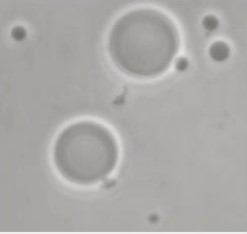
#> input picture Limiarização/teste3.jpg, 247 x 234 px
$ python otima.py
#> lines starting #> are read from the running program, lines starting #| are printed output that depends on the picture; after the words box and inside, x2 and y2 are one past the last pixel; in counts of white or black regions, pixels touching at a corner belong together
from multiprocessing.connection import wait
import statistics
from PIL import Image
import numpy as np
import matplotlib.pyplot as plt

im = Image.open('teste3.jpg','r').convert('L')

pixel = im.load()

largura, altura = im.size
#> largura = 247; altura = 234

histograma = np.zeros(256,dtype=np.float32)

for i in range(im.size[0]):
    for j in range(im.size[1]):
        k = pixel[i,j]
        histograma[k] = histograma[k] + 1
#> after the loop, histograma = 256 values, max 6328 at index 164, min 0 at index 0, mean 225.8
plt.bar(list(range(256)),histograma)
#plt.show()

count = 0
total = altura * largura
#> total = 57798
while count < 256:
    histograma[count] = histograma[count]/total
    count += 1
#> after the loop, count = 256; histograma = 256 values, max 0.109 at index 164, min 0 at index 0, mean 0.00391
melhorT = 0
t = 1
p = 1
while t < 256:
    count = 0
    p1 = 0
    p2 = 0
    intensidade1 = 0
    intensidade2 = 0
    while count < t:
        p1 += histograma[count]
        intensidade1 += histograma[count]*count
        count += 1
    while count < 256:
        p2 += histograma[count]
        intensidade2 += histograma[count]*count
        count += 1
    if p1 != 0:
        m1 = (1/p1)*intensidade1
        if p2 != 0:
            m2 = (1/p2)*intensidade2
            mg = intensidade2 + intensidade1
            variancia = p1*pow((m1-mg),2) + p2*pow((m2-mg),2)
            if melhorT < variancia:
                melhorT = variancia
                p = t
    t += 1
#> after the loop, melhorT = 75.88; p = 184; t = 256

saida = Image.new('L', (largura,altura),color="black")
#> saida: PIL image 247x234 L; every value is 0
pixel2 = saida.load()
for i in range(im.size[0]):
    for j in range(im.size[1]):
        if pixel[i,j] <= p:
            pixel2[i,j] = 0
        else:
            pixel2[i,j] = 255
saida.save('limiarização.jpg')
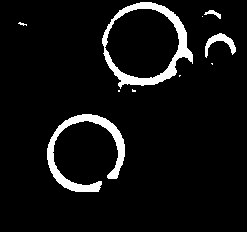
#> saved as limiarização.jpg: PIL image 247x234 L; 7.2% white; 11 white regions (6 under 20 px), largest, box (x1, y1, x2, y2) and area: (102, 2, 193, 89) 1742, (47, 114, 125, 192) 1566, (0, 232, 247, 234) 494, (205, 33, 236, 58) 271, (204, 10, 221, 19) 62
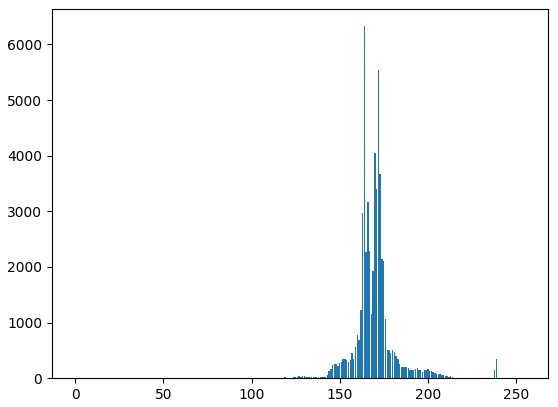
#> figure drawn by matplotlib, 1 panel; tallest bar 6328 high, from x = 163.6 to 164.4
